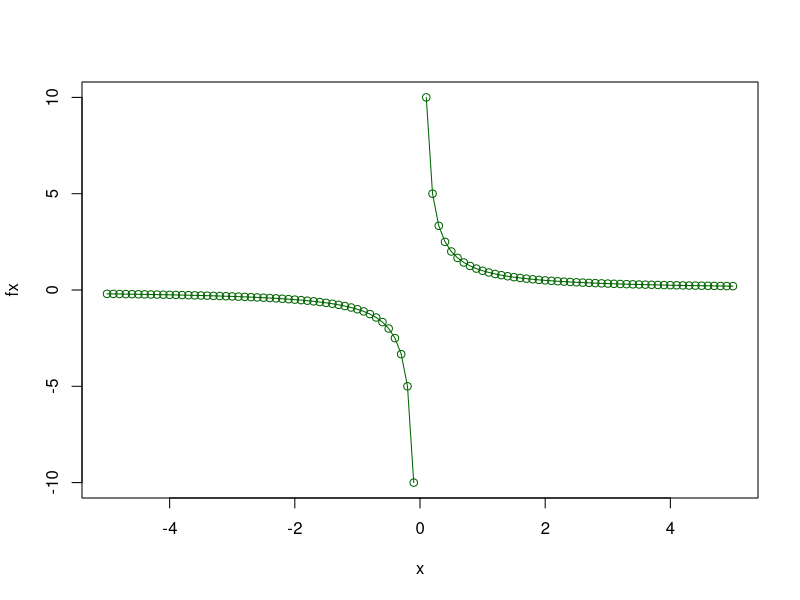
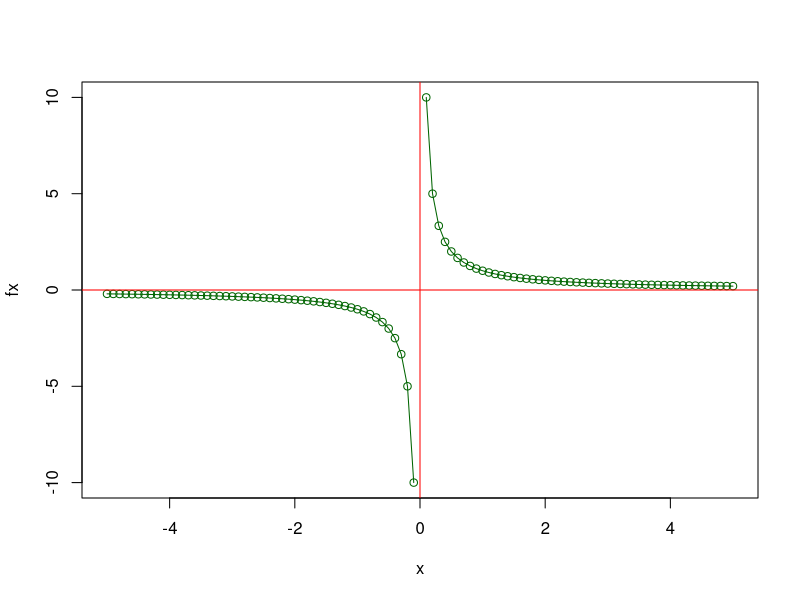
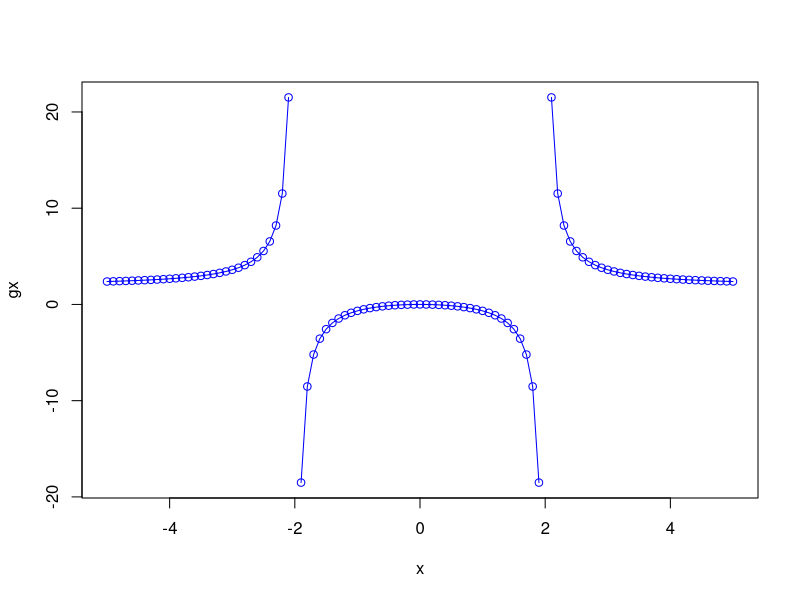
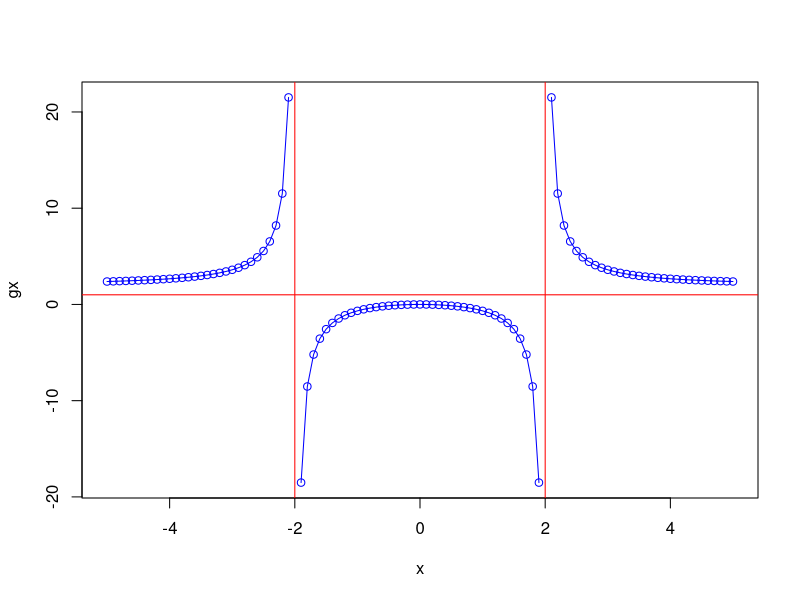
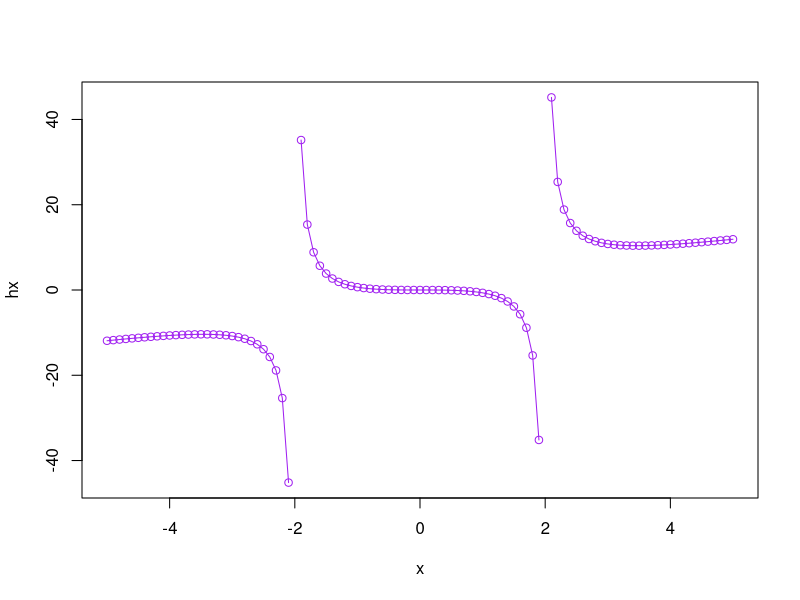
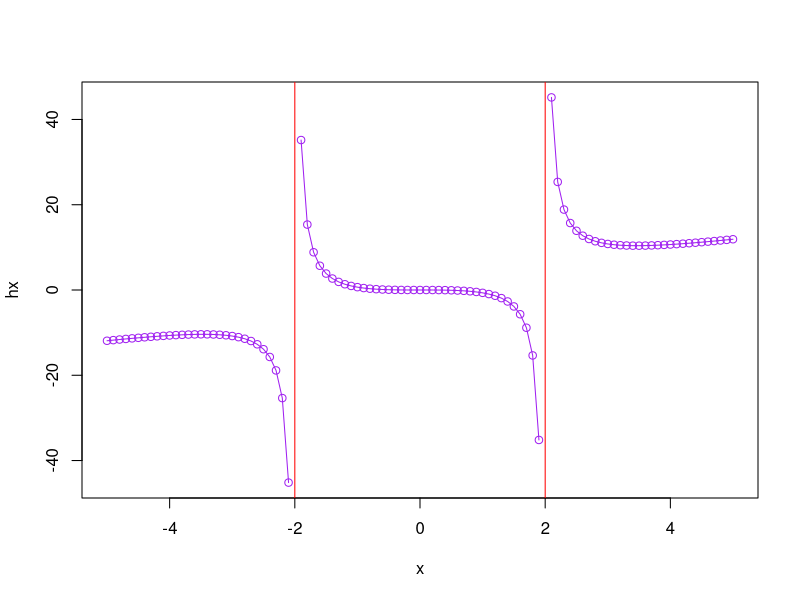
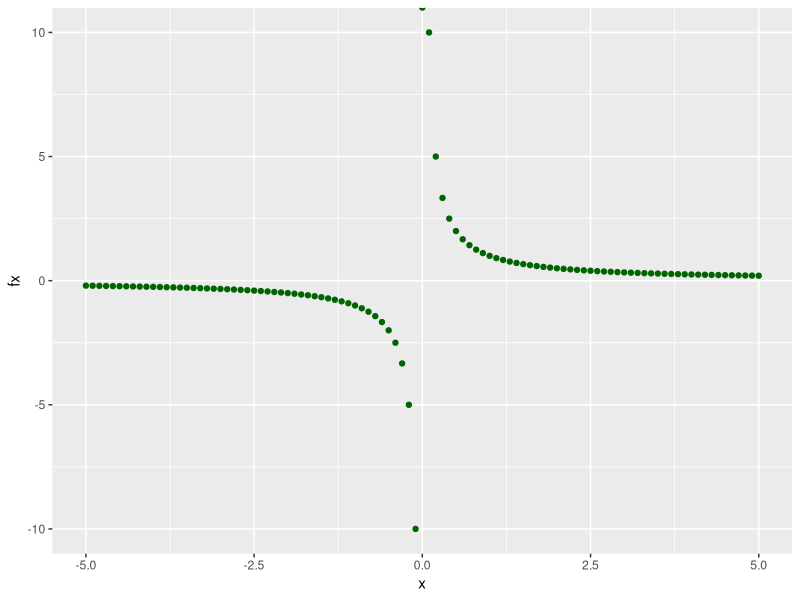
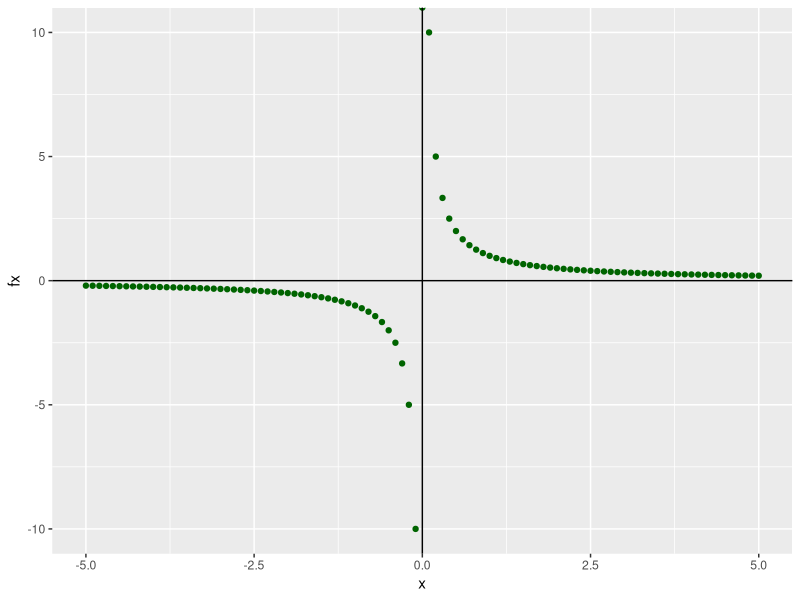

R code for these plots, in order:
## ---- chunk 1
library(tidyverse)
## ---- chunk 2
x<-seq(-5, 5, 0.1)
x
## ---- chunk 3
fx<-1/x
fx
## ---- chunk 4
plot(x,fx, type="o", col = "darkgreen")
## ---- chunk 5
plot(x,fx, type="o", col = "darkgreen") + abline(h = 0, v = 0, col = "red")
## ---- chunk 6
gx<-(2*x^2)/(x^2-4)
gx
## ---- chunk 7
plot(x,gx, type="o", col = "blue")
## ---- chunk 8
plot(x,gx, type="o", col = "blue") + abline(h = 1, v = c(-2,2), col = "red")
## ---- chunk 9
hx<-gx/fx
hx
## ---- chunk 10
plot(x,hx, type="o", col = "purple")
## ---- chunk 11
plot(x,hx, type="o", col = "purple") + abline(v = c(-2,2), col = "red")
## ---- chunk 12
datos<-data.frame(x,fx,gx,hx)
datos
## ---- chunk 13
grafica_fx<-ggplot() + geom_point(data = datos, aes(x = x, y = fx), color = "darkgreen")
grafica_fx
## ---- chunk 14
grafica_fx + geom_vline(xintercept = 0) + geom_hline(yintercept = 0)
## ---- chunk 15
poligino_fx<-ggplot() + geom_polygon(data = datos, aes(x = x, y = fx), fill = "darkgreen")
poligino_fx
## ---- chunk 16
grafica_gx<-ggplot() + geom_point(data = datos, aes(x = x, y = gx), color = "blue")
grafica_gx
## ---- chunk 17
grafica_gx + geom_vline(xintercept = c(-2,2)) + geom_hline(yintercept = 1)
## ---- chunk 18
poligino_gx<-ggplot() + geom_polygon(data = datos, aes(x = x, y = gx), fill = "blue") + xlab("Eje x") + ylab("Eje y")
poligino_gx
## ---- chunk 19
grafica_hx<-ggplot() + geom_point(data = datos, aes(x = x, y = hx), color = "purple")
grafica_hx
## ---- chunk 20
grafica_hx + geom_vline(xintercept = c(-2,2))
## ---- chunk 21
poligino_hx<-ggplot() + geom_polygon(data = datos, aes(x = x, y = hx), fill = "purple") + xlab("Eje x") + ylab("Eje y")
poligino_hx
